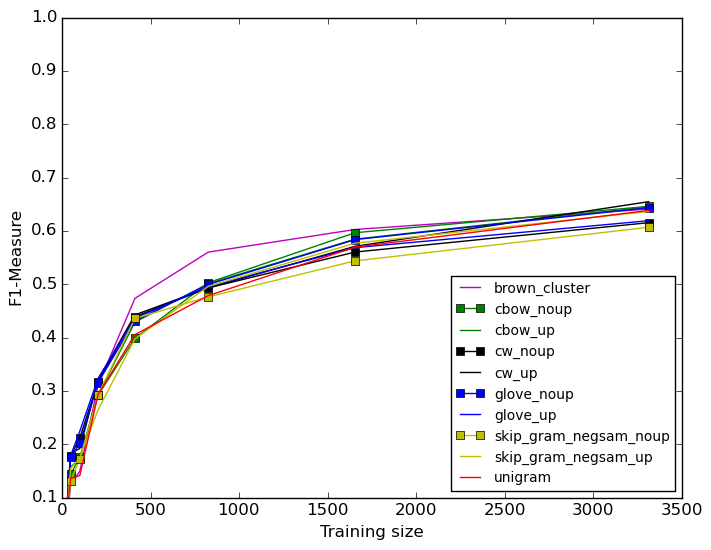

Here is the Python script that generated this plot:
#!/usr/bin/python
from pylab import *
from natsort import natsorted
import re
import os
import glob
import array
import fnmatch
import numpy as np
import sys, getopt
import matplotlib.pyplot as plt

try:
	opts, args = getopt.getopt(sys.argv[1:],"hi:o:",["ifolder=","ofile="])
except getopt.GetoptError:
	print 'script.py -i <inputfolder> -o <outputfile>'
	sys.exit(2)
for opt, arg in opts:
	if opt == '-h':
		print 'test.py -i <inputfolder> -o <outputfile>'
		sys.exit()
	elif opt in ("-i", "--ifolder"):
		inputfolder = arg
	elif opt in ("-o", "--ofile"):
        	outputfile = arg
print 'Input folder is "', inputfolder
print 'Output file is "', outputfile

x = []
y = []
xv = []
yv = []
color = 'r'
label = ''
marker = ''
linestyle = '-'
noupMarker = 's'
walk_dir = inputfolder
legParams = {'legend.fontsize': 10}

alist_filter = ['brown_cluster_v4000_best.txt', 
#	'cbow_negsam_noupdated_best.txt', 
	'cbow_updated_best.txt', 
	'cbow_noupdated_best.txt', 
	'cw_noupdated_best.txt', 
	'cw_updated_best.txt', 
	'unigram_best.txt', 
	'glove_noupdated_best.txt', 
#	'glove_updated_incretuneparam.txt',
	'glove_updated_best.txt',  
#	'skip_gram_negsam_noupdated_best.txt', 
#	'skip_gram_negsam_updated_incretuneparam.txt']
	'skipgram_noupdated_best.txt', 
	'skipgram_updated_best.txt']


# Walk into directories in filesystem
# Ripped from os module and slightly modified
# for alphabetical sorting
#
def sortedWalk(top, topdown=True, onerror=None):
    from os.path import join, isdir, islink
 
    names = os.listdir(top)
    names.sort()
    dirs, nondirs = [], []
 
    for name in names:
        if isdir(os.path.join(top, name)):
            dirs.append(name)
        else:
            nondirs.append(name)
 
    if topdown:
        yield top, dirs, nondirs
    for name in dirs:
        path = join(top, name)
        if not os.path.islink(path):
            for x in sortedWalk(path, topdown, onerror):
                yield x
    if not topdown:
        yield top, dirs, nondirs

for root, subdirs, files in sortedWalk(walk_dir):
	#print('--\nroot = ' + root)
	for subdir in sorted(subdirs):
		print('\t- subdirectory ' + subdir)		
	for filename in files:  		  		
		if filename in alist_filter:
			if re.match("unigram_best.txt", filename): 
				color='r'
				label = "unigram" 
			if re.match("glove_noupdated_best.txt", filename):
				color='b'
				marker = noupMarker
				label = "glove_noup"
			if re.match("glove_updated_best.txt", filename):					
				color='b'
				label = "glove_up"
			elif re.match("cbow_noupdated_best.txt", filename):
				color='g'
				marker = noupMarker
				label = "cbow_noup"
			elif re.match("cbow_updated_best.txt", filename): 
				color='g'
				label = "cbow_up"
			elif re.match("skipgram_noupdated_best.txt", filename):
				color='y'
				marker = noupMarker
				label = "skip_gram_negsam_noup"
			elif re.match("skipgram_updated_best.txt", filename): 
				color='y'
				label = "skip_gram_negsam_up"
			elif re.match("cw_updated_best.txt", filename): 
				color='k'
				label =  "cw_up"
			elif re.match("cw_noupdated_best.txt", filename):
				color='k'
				marker = noupMarker
				label = "cw_noup"
			elif re.match("brown_cluster_v4000_best.txt", filename): 
				color='m'
				label = "brown_cluster"
			filePath = os.path.join(root, filename)
			print('\t- file %s (full path: %s)' % (filename, filePath))
			with open(filePath, 'rb') as f:
			        lines = f.readlines()
				f.close	
				# check the column title
				titleLine = lines[0]
				t = titleLine.split()				
				print('column title', t[17] )		
				# skip the first row with the titles
				for line in lines[1:]: 
					p = line.split()	
					x.append(float(p[0]))				
					y.append(float(p[17]))   # F1: R
				# convert to numpy array
				print('x ', x)						
				print('y ', y)			
				xv = np.array(x)
				yv = np.array(y)
				plt.plot(xv, yv, label=label, linestyle=linestyle, marker=marker, color=color)	
				x = []
				y = []
				xv = []
				yv = []
				label = ''
				marker = ''
	
plt.ylim([.1,1])
plt.xlabel('Training size')
plt.ylabel('F1-Measure')

plt.rcParams.update(legParams)
plt.legend(loc='lower right')
savefig(outputfile, bbox_inches='tight')
#plt.show()
